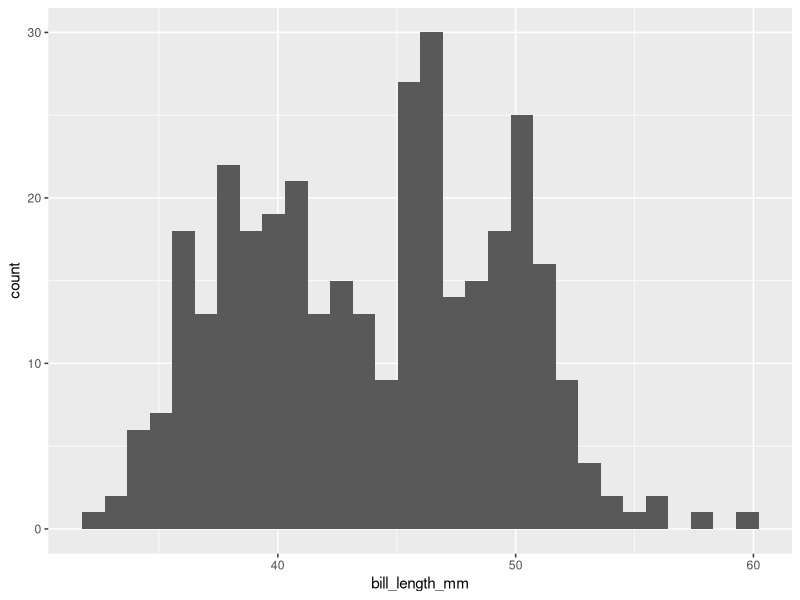
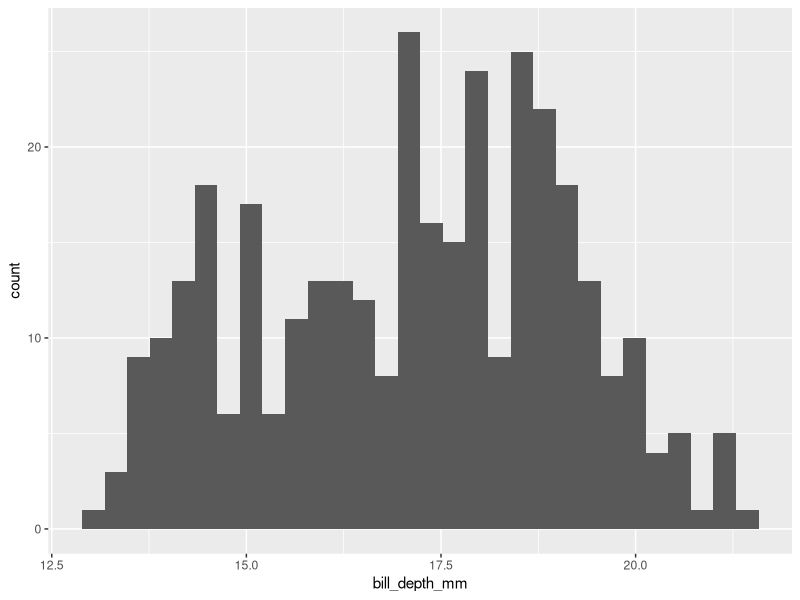
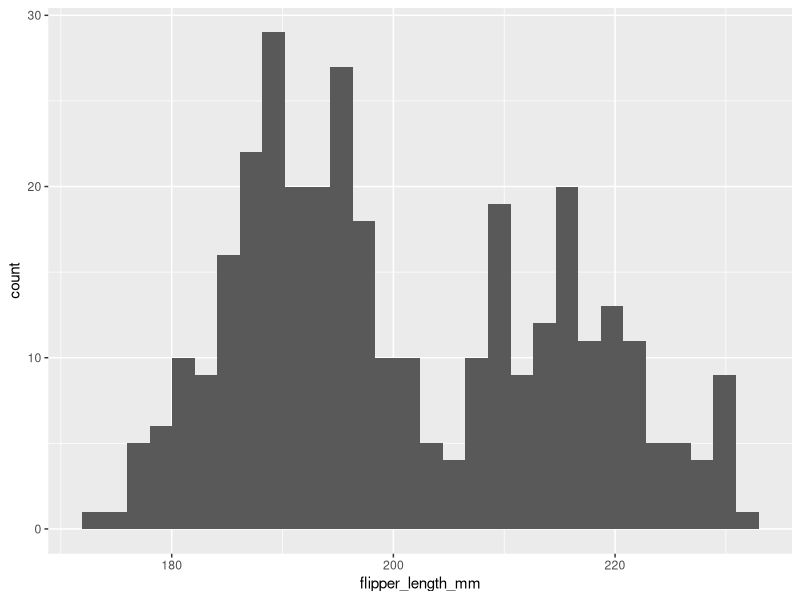
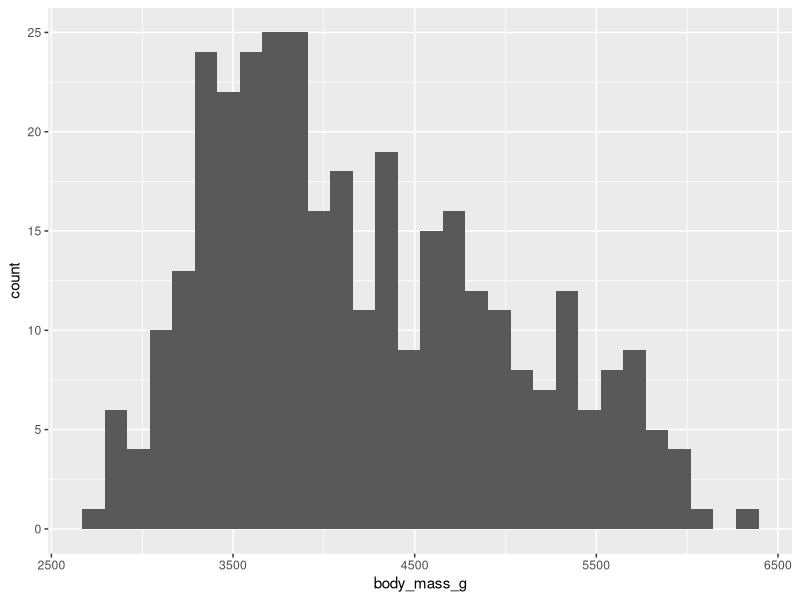
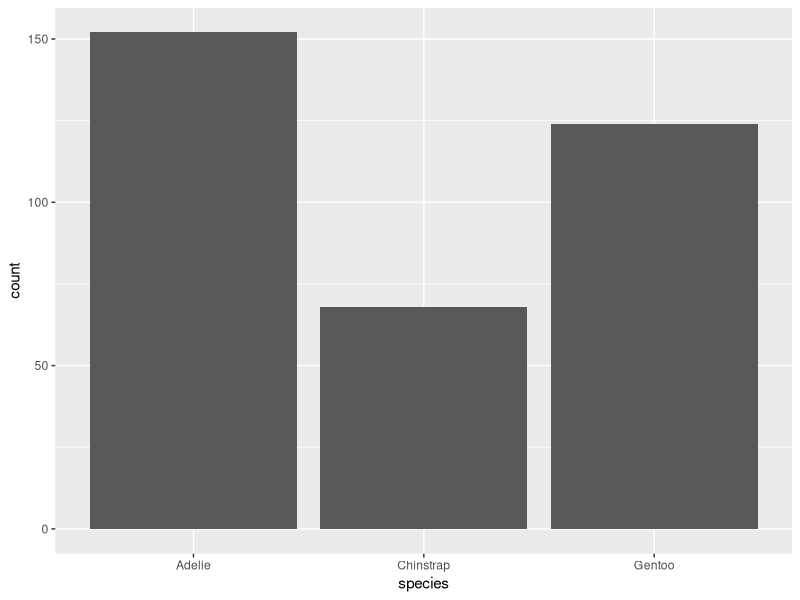
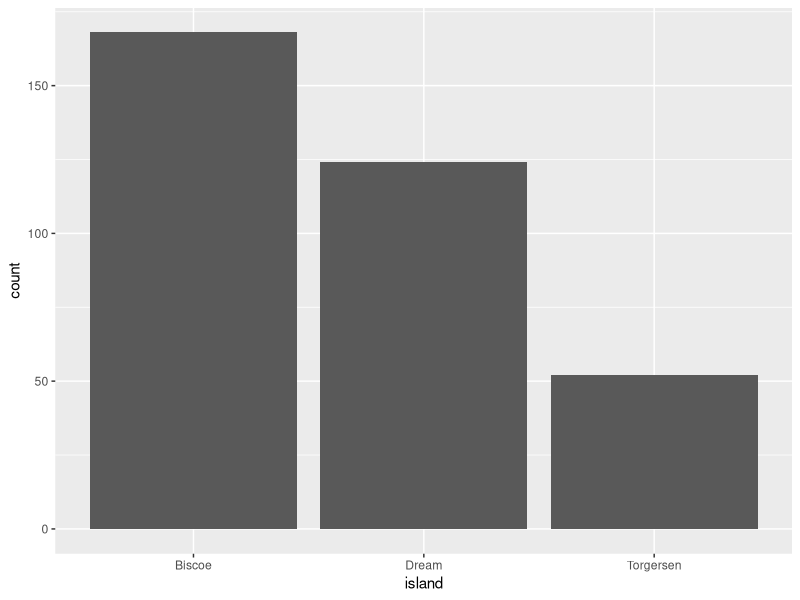
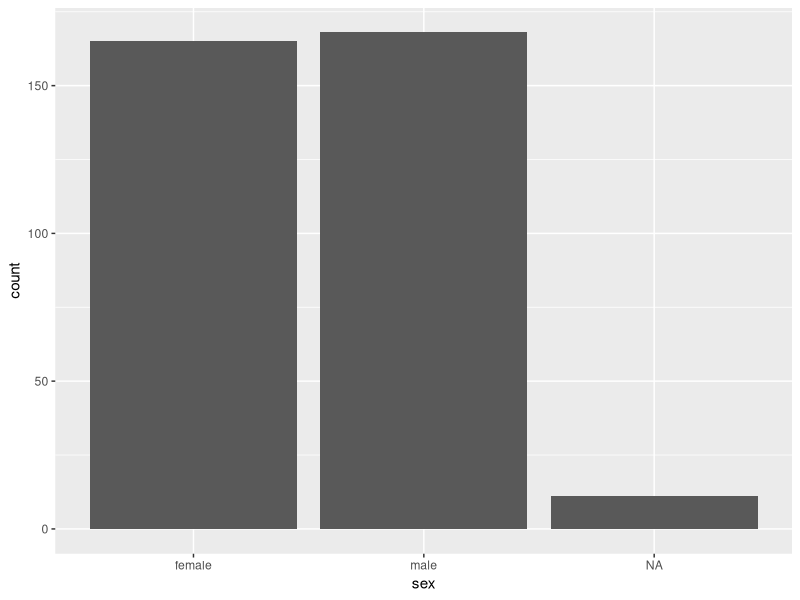
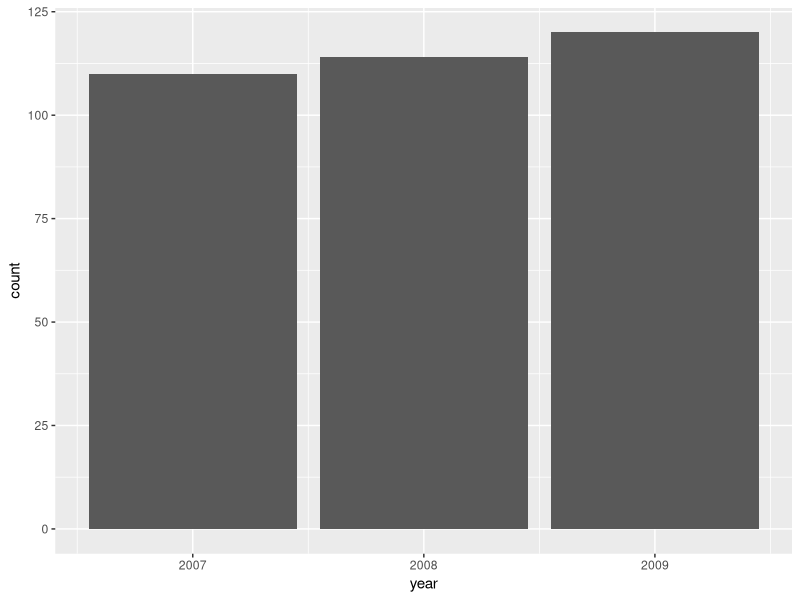

Generate these figures, in order, with R:
## ---- chunk 1
knitr::opts_chunk$set(echo = TRUE)
library(rmarkdown)
library(ggplot2)
library(gridExtra)
library(GGally)
## ---- chunk 2
pengu <- palmerpenguins::penguins
paged_table(pengu)
## ---- chunk 3
ggplot(pengu, aes(bill_length_mm)) + geom_histogram()
ggplot(pengu, aes(bill_depth_mm)) + geom_histogram()
ggplot(pengu, aes(flipper_length_mm)) + geom_histogram()
ggplot(pengu, aes(body_mass_g)) + geom_histogram()
ggplot(pengu, aes(species)) + geom_bar()
ggplot(pengu, aes(island)) + geom_bar()
ggplot(pengu, aes(sex)) + geom_bar()
ggplot(pengu, aes(year)) + geom_bar()
ggpairs(pengu)

## ---- chunk 4
ggplot(pengu, aes(species,flipper_length_mm,fill = species)) + geom_violin(trim = FALSE) + geom_boxplot(width = 0.1) + ylab("Largo de aletas")
ggplot(pengu, aes(species,bill_length_mm,fill = species)) + geom_violin(trim = FALSE) + geom_boxplot(width = 0.1) + ylab("Largo de pico")
ggplot(pengu, aes(species,bill_depth_mm,fill = species)) + geom_violin(trim = FALSE) + geom_boxplot(width = 0.1) + ylab("ancho de pico")
ggplot(pengu, aes(species,body_mass_g,fill = species)) + geom_violin(trim = FALSE) + geom_boxplot(width = 0.1) + ylab("peso")
## ---- chunk 5
ggplot(pengu, aes(body_mass_g,bill_depth_mm,color = species,group(species))) +
  geom_jitter() +
  xlab("Peso") +
  ylab("profundidad del pico") +
  geom_smooth(method = "lm",se=FALSE)

ggplot(pengu, aes(body_mass_g,bill_length_mm,color = species,group(species))) +
  geom_jitter() +
  xlab("Peso") +
  ylab("largo del pico") +
  geom_smooth(method = "lm",se=FALSE)

ggplot(pengu, aes(body_mass_g,flipper_length_mm,color = species,group(species))) +
  geom_jitter() +
  xlab("Peso") +
  ylab("largo de aletas") +
  geom_smooth(method = "lm",se=FALSE)
## ---- chunk 6
ggplot(pengu,aes(species,island,color = species)) + geom_jitter()
## ---- chunk 7
penguAdelie <- pengu[pengu$species == "Adelie",]

ggplot(penguAdelie, aes(island,flipper_length_mm,fill = island)) + geom_violin(trim = FALSE) + geom_boxplot(width = 0.1) + ylab("Largo de aletas")
ggplot(penguAdelie, aes(island,bill_length_mm,fill = island)) + geom_violin(trim = FALSE) + geom_boxplot(width = 0.1) + ylab("Largo de pico")
ggplot(penguAdelie, aes(island,bill_depth_mm,fill = island)) + geom_violin(trim = FALSE) + geom_boxplot(width = 0.1) + ylab("ancho de pico")
ggplot(penguAdelie, aes(island,body_mass_g,fill = island)) + geom_violin(trim = FALSE) + geom_boxplot(width = 0.1) + ylab("peso")
## ---- chunk 8
penguAdelieBiscoe <- penguAdelie[penguAdelie$island == "Biscoe" & !is.na(penguAdelie$sex),]
penguAdelieDream <- penguAdelie[penguAdelie$island == "Dream" & !is.na(penguAdelie$sex),]
penguAdelieTorgersen <- penguAdelie[penguAdelie$island == "Torgersen" & !is.na(penguAdelie$sex),]

ggplot(penguAdelieBiscoe  , aes(sex,bill_length_mm,color = sex)) + geom_boxplot() + ggtitle("Isla Biscoe")
ggplot(penguAdelieDream, aes(sex,bill_length_mm,color = sex)) + geom_boxplot()  + ggtitle("Isla Dream")
ggplot(penguAdelieTorgersen, aes(sex,bill_length_mm,color = sex)) + geom_boxplot()  + ggtitle("Isla Torgersen")
